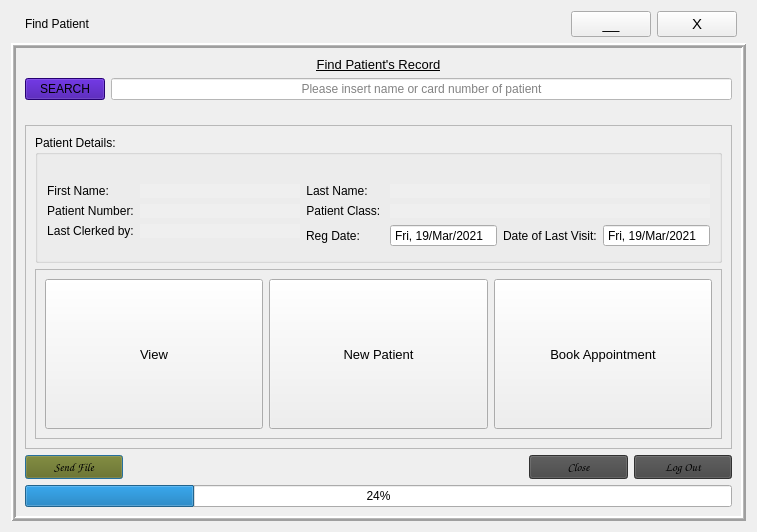
<?xml version="1.0" encoding="UTF-8"?>
<ui version="4.0">
 <class>FindPatient</class>
 <widget class="QDialog" name="FindPatient">
  <property name="windowModality">
   <enum>Qt::ApplicationModal</enum>
  </property>
  <property name="geometry">
   <rect>
    <x>0</x>
    <y>0</y>
    <width>757</width>
    <height>532</height>
   </rect>
  </property>
  <property name="mouseTracking">
   <bool>true</bool>
  </property>
  <property name="tabletTracking">
   <bool>true</bool>
  </property>
  <property name="focusPolicy">
   <enum>Qt::StrongFocus</enum>
  </property>
  <property name="windowTitle">
   <string>Find Patient</string>
  </property>
  <property name="windowOpacity">
   <double>0.970000000000000</double>
  </property>
  <property name="autoFillBackground">
   <bool>true</bool>
  </property>
  <property name="modal">
   <bool>true</bool>
  </property>
  <layout class="QGridLayout" name="gridLayout">
   <item row="0" column="0">
    <layout class="QHBoxLayout" name="horizontalLayout_7">
     <item>
      <widget class="QFrame" name="frame_2">
       <property name="maximumSize">
        <size>
         <width>16777215</width>
         <height>16777215</height>
        </size>
       </property>
       <property name="frameShape">
        <enum>QFrame::NoFrame</enum>
       </property>
       <property name="frameShadow">
        <enum>QFrame::Plain</enum>
       </property>
       <layout class="QHBoxLayout" name="horizontalLayout_10">
        <property name="sizeConstraint">
         <enum>QLayout::SetMinAndMaxSize</enum>
        </property>
        <property name="leftMargin">
         <number>3</number>
        </property>
        <property name="topMargin">
         <number>0</number>
        </property>
        <property name="rightMargin">
         <number>8</number>
        </property>
        <property name="bottomMargin">
         <number>0</number>
        </property>
        <item>
         <widget class="QLabel" name="logo">
          <property name="maximumSize">
           <size>
            <width>45</width>
            <height>45</height>
           </size>
          </property>
          <property name="font">
           <font>
            <family>Tahoma</family>
            <pointsize>6</pointsize>
           </font>
          </property>
          <property name="mouseTracking">
           <bool>true</bool>
          </property>
          <property name="tabletTracking">
           <bool>true</bool>
          </property>
          <property name="autoFillBackground">
           <bool>false</bool>
          </property>
          <property name="text">
           <string/>
          </property>
          <property name="pixmap">
           <pixmap>Sefa logo2.png</pixmap>
          </property>
          <property name="scaledContents">
           <bool>true</bool>
          </property>
         </widget>
        </item>
        <item>
         <layout class="QGridLayout" name="gridLayout_13">
          <item row="0" column="1">
           <layout class="QHBoxLayout" name="horizontalLayout_11">
            <property name="rightMargin">
             <number>1</number>
            </property>
            <item>
             <widget class="QPushButton" name="miniBtn">
              <property name="font">
               <font>
                <family>Tahoma</family>
                <pointsize>11</pointsize>
               </font>
              </property>
              <property name="cursor">
               <cursorShape>PointingHandCursor</cursorShape>
              </property>
              <property name="mouseTracking">
               <bool>true</bool>
              </property>
              <property name="tabletTracking">
               <bool>true</bool>
              </property>
              <property name="autoFillBackground">
               <bool>false</bool>
              </property>
              <property name="text">
               <string>__</string>
              </property>
              <property name="autoDefault">
               <bool>false</bool>
              </property>
              <property name="flat">
               <bool>false</bool>
              </property>
             </widget>
            </item>
            <item>
             <widget class="QPushButton" name="exitBtn">
              <property name="maximumSize">
               <size>
                <width>16777215</width>
                <height>16777215</height>
               </size>
              </property>
              <property name="font">
               <font>
                <family>Tahoma</family>
                <pointsize>11</pointsize>
               </font>
              </property>
              <property name="cursor">
               <cursorShape>PointingHandCursor</cursorShape>
              </property>
              <property name="mouseTracking">
               <bool>true</bool>
              </property>
              <property name="tabletTracking">
               <bool>true</bool>
              </property>
              <property name="layoutDirection">
               <enum>Qt::LeftToRight</enum>
              </property>
              <property name="autoFillBackground">
               <bool>false</bool>
              </property>
              <property name="text">
               <string>X</string>
              </property>
              <property name="autoDefault">
               <bool>false</bool>
              </property>
              <property name="flat">
               <bool>false</bool>
              </property>
             </widget>
            </item>
           </layout>
          </item>
          <item row="0" column="0">
           <widget class="QLabel" name="label_29">
            <property name="sizePolicy">
             <sizepolicy hsizetype="Expanding" vsizetype="Preferred">
              <horstretch>0</horstretch>
              <verstretch>0</verstretch>
             </sizepolicy>
            </property>
            <property name="autoFillBackground">
             <bool>false</bool>
            </property>
            <property name="text">
             <string>Find Patient</string>
            </property>
            <property name="wordWrap">
             <bool>true</bool>
            </property>
            <property name="margin">
             <number>7</number>
            </property>
           </widget>
          </item>
         </layout>
        </item>
       </layout>
      </widget>
     </item>
    </layout>
   </item>
   <item row="1" column="0">
    <widget class="QFrame" name="bgLayer">
     <property name="sizePolicy">
      <sizepolicy hsizetype="Preferred" vsizetype="Expanding">
       <horstretch>0</horstretch>
       <verstretch>0</verstretch>
      </sizepolicy>
     </property>
     <property name="autoFillBackground">
      <bool>false</bool>
     </property>
     <property name="frameShape">
      <enum>QFrame::Box</enum>
     </property>
     <property name="frameShadow">
      <enum>QFrame::Raised</enum>
     </property>
     <property name="lineWidth">
      <number>2</number>
     </property>
     <property name="midLineWidth">
      <number>1</number>
     </property>
     <layout class="QGridLayout" name="gridLayout_2">
      <item row="3" column="0">
       <widget class="QLabel" name="searchLabel">
        <property name="font">
         <font>
          <family>Segoe UI Symbol</family>
          <pointsize>8</pointsize>
          <weight>75</weight>
          <italic>true</italic>
          <bold>true</bold>
         </font>
        </property>
        <property name="text">
         <string/>
        </property>
       </widget>
      </item>
      <item row="5" column="0" colspan="2">
       <layout class="QHBoxLayout" name="horizontalLayout_5">
        <item>
         <widget class="QPushButton" name="sendBtn">
          <property name="font">
           <font>
            <family>Comic Sans MS</family>
            <pointsize>9</pointsize>
           </font>
          </property>
          <property name="autoFillBackground">
           <bool>false</bool>
          </property>
          <property name="styleSheet">
           <string notr="true">background-color: rgb(103, 103, 12);
color: rgb(0, 0, 0);</string>
          </property>
          <property name="text">
           <string>Send File</string>
          </property>
         </widget>
        </item>
        <item>
         <spacer name="horizontalSpacer_2">
          <property name="orientation">
           <enum>Qt::Horizontal</enum>
          </property>
          <property name="sizeType">
           <enum>QSizePolicy::Fixed</enum>
          </property>
          <property name="sizeHint" stdset="0">
           <size>
            <width>400</width>
            <height>20</height>
           </size>
          </property>
         </spacer>
        </item>
        <item>
         <widget class="QPushButton" name="closeBtn">
          <property name="font">
           <font>
            <family>Comic Sans MS</family>
            <pointsize>9</pointsize>
           </font>
          </property>
          <property name="autoFillBackground">
           <bool>false</bool>
          </property>
          <property name="styleSheet">
           <string notr="true">background-color: rgb(69, 69, 69);
color: rgb(0, 0, 0);</string>
          </property>
          <property name="text">
           <string>Close</string>
          </property>
         </widget>
        </item>
        <item>
         <widget class="QPushButton" name="logout">
          <property name="font">
           <font>
            <family>Comic Sans MS</family>
            <pointsize>9</pointsize>
           </font>
          </property>
          <property name="autoFillBackground">
           <bool>false</bool>
          </property>
          <property name="styleSheet">
           <string notr="true">background-color: rgb(69, 69, 69);
color: rgb(0, 0, 0);</string>
          </property>
          <property name="text">
           <string>Log Out</string>
          </property>
         </widget>
        </item>
       </layout>
      </item>
      <item row="0" column="0" colspan="2">
       <widget class="QLabel" name="label">
        <property name="font">
         <font>
          <family>Tahoma</family>
          <pointsize>10</pointsize>
          <underline>true</underline>
         </font>
        </property>
        <property name="mouseTracking">
         <bool>true</bool>
        </property>
        <property name="tabletTracking">
         <bool>true</bool>
        </property>
        <property name="text">
         <string>Find Patient's Record</string>
        </property>
        <property name="alignment">
         <set>Qt::AlignCenter</set>
        </property>
        <property name="wordWrap">
         <bool>true</bool>
        </property>
       </widget>
      </item>
      <item row="1" column="0" colspan="2">
       <layout class="QFormLayout" name="formLayout_2">
        <item row="0" column="0">
         <widget class="QPushButton" name="searchBtn">
          <property name="enabled">
           <bool>true</bool>
          </property>
          <property name="maximumSize">
           <size>
            <width>100</width>
            <height>150</height>
           </size>
          </property>
          <property name="styleSheet">
           <string notr="true">background-color: rgb(53, 0, 159);</string>
          </property>
          <property name="text">
           <string>SEARCH</string>
          </property>
         </widget>
        </item>
        <item row="0" column="1">
         <widget class="QLineEdit" name="input">
          <property name="autoFillBackground">
           <bool>false</bool>
          </property>
          <property name="styleSheet">
           <string notr="true">background-color: rgb(255, 255, 255);
color: rgb(6, 6, 6);</string>
          </property>
          <property name="alignment">
           <set>Qt::AlignCenter</set>
          </property>
          <property name="placeholderText">
           <string>Please insert name or card number of patient</string>
          </property>
          <property name="clearButtonEnabled">
           <bool>false</bool>
          </property>
         </widget>
        </item>
       </layout>
      </item>
      <item row="4" column="0" colspan="2">
       <widget class="QFrame" name="frame_3">
        <property name="sizePolicy">
         <sizepolicy hsizetype="Preferred" vsizetype="Expanding">
          <horstretch>0</horstretch>
          <verstretch>0</verstretch>
         </sizepolicy>
        </property>
        <property name="frameShape">
         <enum>QFrame::StyledPanel</enum>
        </property>
        <property name="frameShadow">
         <enum>QFrame::Raised</enum>
        </property>
        <layout class="QVBoxLayout" name="verticalLayout">
         <item>
          <widget class="QGroupBox" name="result">
           <property name="title">
            <string>Patient Details:</string>
           </property>
           <layout class="QHBoxLayout" name="horizontalLayout_14">
            <property name="topMargin">
             <number>22</number>
            </property>
            <property name="bottomMargin">
             <number>13</number>
            </property>
            <item>
             <layout class="QFormLayout" name="formLayout">
              <property name="topMargin">
               <number>7</number>
              </property>
              <item row="0" column="0">
               <widget class="QLabel" name="label_2">
                <property name="text">
                 <string>First Name:</string>
                </property>
                <property name="alignment">
                 <set>Qt::AlignCenter</set>
                </property>
                <property name="wordWrap">
                 <bool>true</bool>
                </property>
                <property name="margin">
                 <number>5</number>
                </property>
               </widget>
              </item>
              <item row="0" column="1">
               <widget class="QLabel" name="fname">
                <property name="sizePolicy">
                 <sizepolicy hsizetype="Expanding" vsizetype="Fixed">
                  <horstretch>0</horstretch>
                  <verstretch>0</verstretch>
                 </sizepolicy>
                </property>
                <property name="autoFillBackground">
                 <bool>true</bool>
                </property>
                <property name="text">
                 <string/>
                </property>
                <property name="wordWrap">
                 <bool>false</bool>
                </property>
                <property name="margin">
                 <number>2</number>
                </property>
               </widget>
              </item>
              <item row="1" column="0">
               <widget class="QLabel" name="label_4">
                <property name="text">
                 <string>Patient Number:</string>
                </property>
                <property name="alignment">
                 <set>Qt::AlignCenter</set>
                </property>
                <property name="wordWrap">
                 <bool>true</bool>
                </property>
                <property name="margin">
                 <number>5</number>
                </property>
               </widget>
              </item>
              <item row="1" column="1">
               <widget class="QLabel" name="pnumber">
                <property name="sizePolicy">
                 <sizepolicy hsizetype="Expanding" vsizetype="Fixed">
                  <horstretch>0</horstretch>
                  <verstretch>0</verstretch>
                 </sizepolicy>
                </property>
                <property name="autoFillBackground">
                 <bool>true</bool>
                </property>
                <property name="text">
                 <string/>
                </property>
                <property name="wordWrap">
                 <bool>false</bool>
                </property>
                <property name="margin">
                 <number>2</number>
                </property>
               </widget>
              </item>
              <item row="2" column="0">
               <widget class="QLabel" name="label_7">
                <property name="text">
                 <string>Last Clerked by:</string>
                </property>
                <property name="alignment">
                 <set>Qt::AlignCenter</set>
                </property>
                <property name="margin">
                 <number>5</number>
                </property>
               </widget>
              </item>
              <item row="2" column="1">
               <widget class="QLabel" name="plreview">
                <property name="sizePolicy">
                 <sizepolicy hsizetype="Expanding" vsizetype="Fixed">
                  <horstretch>0</horstretch>
                  <verstretch>0</verstretch>
                 </sizepolicy>
                </property>
                <property name="autoFillBackground">
                 <bool>true</bool>
                </property>
                <property name="text">
                 <string/>
                </property>
                <property name="wordWrap">
                 <bool>false</bool>
                </property>
                <property name="margin">
                 <number>2</number>
                </property>
               </widget>
              </item>
             </layout>
            </item>
            <item>
             <layout class="QFormLayout" name="formLayout_3">
              <property name="topMargin">
               <number>7</number>
              </property>
              <item row="0" column="0">
               <widget class="QLabel" name="label_5">
                <property name="text">
                 <string>Last Name:</string>
                </property>
                <property name="alignment">
                 <set>Qt::AlignCenter</set>
                </property>
                <property name="margin">
                 <number>5</number>
                </property>
               </widget>
              </item>
              <item row="0" column="1">
               <widget class="QLabel" name="lname">
                <property name="sizePolicy">
                 <sizepolicy hsizetype="Expanding" vsizetype="Fixed">
                  <horstretch>0</horstretch>
                  <verstretch>0</verstretch>
                 </sizepolicy>
                </property>
                <property name="autoFillBackground">
                 <bool>true</bool>
                </property>
                <property name="text">
                 <string/>
                </property>
                <property name="wordWrap">
                 <bool>false</bool>
                </property>
                <property name="margin">
                 <number>2</number>
                </property>
               </widget>
              </item>
              <item row="1" column="0">
               <widget class="QLabel" name="label_8">
                <property name="text">
                 <string>Patient Class: </string>
                </property>
                <property name="alignment">
                 <set>Qt::AlignCenter</set>
                </property>
                <property name="margin">
                 <number>5</number>
                </property>
               </widget>
              </item>
              <item row="1" column="1">
               <widget class="QLabel" name="pclass">
                <property name="sizePolicy">
                 <sizepolicy hsizetype="Expanding" vsizetype="Fixed">
                  <horstretch>0</horstretch>
                  <verstretch>0</verstretch>
                 </sizepolicy>
                </property>
                <property name="autoFillBackground">
                 <bool>true</bool>
                </property>
                <property name="text">
                 <string/>
                </property>
                <property name="wordWrap">
                 <bool>false</bool>
                </property>
                <property name="margin">
                 <number>2</number>
                </property>
               </widget>
              </item>
              <item row="2" column="0">
               <widget class="QLabel" name="label_6">
                <property name="text">
                 <string>Reg Date:</string>
                </property>
                <property name="alignment">
                 <set>Qt::AlignCenter</set>
                </property>
                <property name="wordWrap">
                 <bool>true</bool>
                </property>
                <property name="margin">
                 <number>5</number>
                </property>
               </widget>
              </item>
              <item row="2" column="1">
               <layout class="QHBoxLayout" name="horizontalLayout_2">
                <item>
                 <widget class="QDateEdit" name="lastdate_2">
                  <property name="sizePolicy">
                   <sizepolicy hsizetype="Expanding" vsizetype="Fixed">
                    <horstretch>0</horstretch>
                    <verstretch>0</verstretch>
                   </sizepolicy>
                  </property>
                  <property name="readOnly">
                   <bool>true</bool>
                  </property>
                  <property name="buttonSymbols">
                   <enum>QAbstractSpinBox::NoButtons</enum>
                  </property>
                  <property name="correctionMode">
                   <enum>QAbstractSpinBox::CorrectToNearestValue</enum>
                  </property>
                  <property name="displayFormat">
                   <string>ddd, dd/MMM/yyyy</string>
                  </property>
                  <property name="calendarPopup">
                   <bool>false</bool>
                  </property>
                  <property name="timeSpec">
                   <enum>Qt::LocalTime</enum>
                  </property>
                  <property name="date">
                   <date>
                    <year>2021</year>
                    <month>3</month>
                    <day>19</day>
                   </date>
                  </property>
                 </widget>
                </item>
                <item>
                 <widget class="QLabel" name="label_3">
                  <property name="text">
                   <string>Date of Last Visit:</string>
                  </property>
                 </widget>
                </item>
                <item>
                 <widget class="QDateEdit" name="lastdate">
                  <property name="sizePolicy">
                   <sizepolicy hsizetype="Expanding" vsizetype="Fixed">
                    <horstretch>0</horstretch>
                    <verstretch>0</verstretch>
                   </sizepolicy>
                  </property>
                  <property name="readOnly">
                   <bool>true</bool>
                  </property>
                  <property name="buttonSymbols">
                   <enum>QAbstractSpinBox::NoButtons</enum>
                  </property>
                  <property name="correctionMode">
                   <enum>QAbstractSpinBox::CorrectToNearestValue</enum>
                  </property>
                  <property name="displayFormat">
                   <string>ddd, dd/MMM/yyyy</string>
                  </property>
                  <property name="calendarPopup">
                   <bool>false</bool>
                  </property>
                  <property name="timeSpec">
                   <enum>Qt::LocalTime</enum>
                  </property>
                  <property name="date">
                   <date>
                    <year>2021</year>
                    <month>3</month>
                    <day>19</day>
                   </date>
                  </property>
                 </widget>
                </item>
               </layout>
              </item>
             </layout>
            </item>
           </layout>
          </widget>
         </item>
         <item>
          <widget class="QFrame" name="frame_4">
           <property name="frameShape">
            <enum>QFrame::StyledPanel</enum>
           </property>
           <property name="frameShadow">
            <enum>QFrame::Raised</enum>
           </property>
           <layout class="QHBoxLayout" name="horizontalLayout">
            <item>
             <widget class="QPushButton" name="patientBtn">
              <property name="sizePolicy">
               <sizepolicy hsizetype="Expanding" vsizetype="Expanding">
                <horstretch>0</horstretch>
                <verstretch>0</verstretch>
               </sizepolicy>
              </property>
              <property name="font">
               <font>
                <family>MS UI Gothic</family>
                <pointsize>10</pointsize>
                <weight>50</weight>
                <bold>false</bold>
               </font>
              </property>
              <property name="text">
               <string>View</string>
              </property>
             </widget>
            </item>
            <item>
             <widget class="QPushButton" name="newBtn">
              <property name="sizePolicy">
               <sizepolicy hsizetype="Expanding" vsizetype="Expanding">
                <horstretch>0</horstretch>
                <verstretch>0</verstretch>
               </sizepolicy>
              </property>
              <property name="font">
               <font>
                <family>MS UI Gothic</family>
                <pointsize>10</pointsize>
                <weight>50</weight>
                <bold>false</bold>
               </font>
              </property>
              <property name="text">
               <string>New Patient</string>
              </property>
             </widget>
            </item>
            <item>
             <widget class="QPushButton" name="bookBtn">
              <property name="sizePolicy">
               <sizepolicy hsizetype="Expanding" vsizetype="Expanding">
                <horstretch>0</horstretch>
                <verstretch>0</verstretch>
               </sizepolicy>
              </property>
              <property name="font">
               <font>
                <family>MS UI Gothic</family>
                <pointsize>10</pointsize>
                <weight>50</weight>
                <bold>false</bold>
               </font>
              </property>
              <property name="text">
               <string>Book Appointment</string>
              </property>
             </widget>
            </item>
           </layout>
          </widget>
         </item>
        </layout>
       </widget>
      </item>
      <item row="6" column="0" colspan="2">
       <widget class="QProgressBar" name="progressBar">
        <property name="value">
         <number>24</number>
        </property>
       </widget>
      </item>
     </layout>
    </widget>
   </item>
  </layout>
 </widget>
 <resources/>
 <connections/>
</ui>
